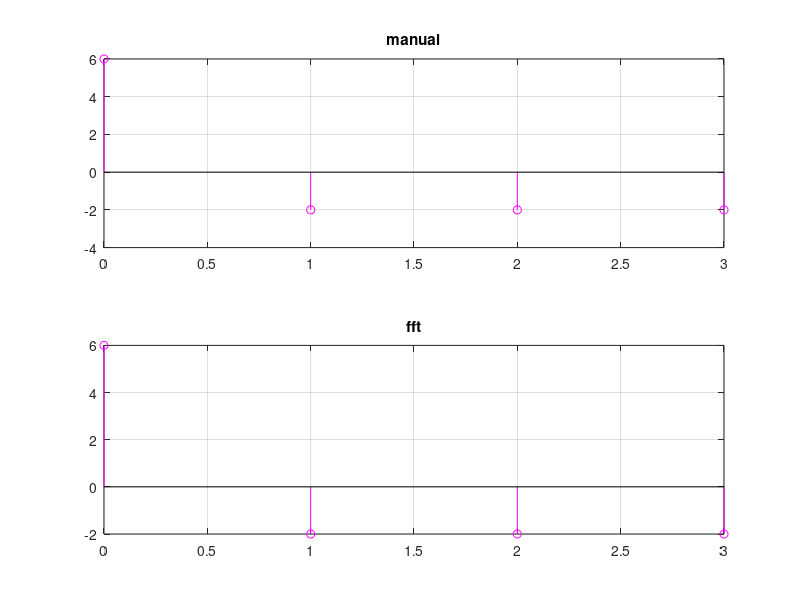

Reproduce this figure in MATLAB.
%% clear 
clc
clear all
close all

%% process
N=4;
n1=0:1:3;
x=[0,1,2,3];
y=zeros(1,N);
for k=1:4
   for n=1:4
        y(k)=y(k) + x(n)*exp(-1j*2*pi*(n-1)*(k-1)/N);
   end
end

%% plot
subplot(2,1,1);
stem(n1,y,'m');
title('manual');
grid on;

y1=fft(x,4);
subplot(2,1,2);
stem(n1,y1,'m');
title('fft');
grid on;